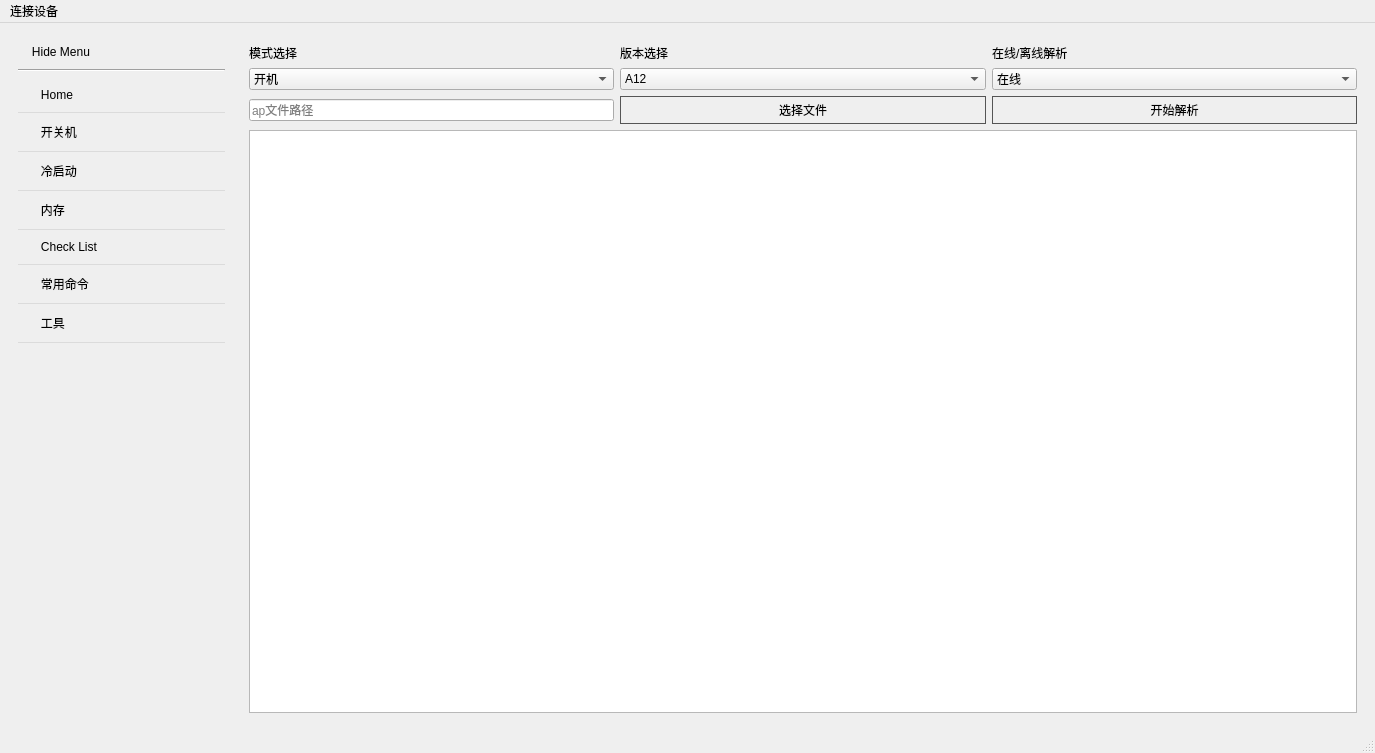
<?xml version="1.0" encoding="UTF-8"?>
<ui version="4.0">
 <class>MainWindow</class>
 <widget class="QMainWindow" name="MainWindow">
  <property name="geometry">
   <rect>
    <x>0</x>
    <y>0</y>
    <width>1375</width>
    <height>753</height>
   </rect>
  </property>
  <property name="windowTitle">
   <string>MainWindow</string>
  </property>
  <widget class="QWidget" name="centralwidget">
   <layout class="QHBoxLayout" name="horizontalLayout" stretch="1,5">
    <item>
     <widget class="QWidget" name="widget_left_menu" native="true">
      <property name="styleSheet">
       <string notr="true">QPushButton {
    padding: 4px;
	font: 10pt &quot;微软雅黑&quot;;
	border:none;
	background-color: rgba(255, 255, 224, 0%);
	text-align:left
}
 
QPushButton:hover {
    background: qlineargradient(x1: 0, y1: 0, x2: 0, y2: 1,
                                stop: 0 #FAFBFE, stop: 1 #DCDEF1);
}
 
QPushButton:pressed {
    background-color: #333;
    border-color: #555;
    color: #AAA;
}
 
QPushButton:disabled {
    color: #333333;
}</string>
      </property>
      <layout class="QVBoxLayout" name="verticalLayout_6">
       <item>
        <widget class="QPushButton" name="btn_left_menu">
         <property name="text">
          <string>   Hide Menu</string>
         </property>
         <property name="icon">
          <iconset resource="../res/image.qrc">
           <normaloff>:/menu_img/img/left_img.png</normaloff>
           <normalon>:/menu_img/img/menu_img.png</normalon>:/menu_img/img/left_img.png</iconset>
         </property>
        </widget>
       </item>
       <item>
        <widget class="Line" name="line">
         <property name="orientation">
          <enum>Qt::Horizontal</enum>
         </property>
        </widget>
       </item>
       <item>
        <widget class="QListWidget" name="listWidget">
         <property name="styleSheet">
          <string notr="true">QListView {
    outline:none;
    show-decoration-selected: 1;
	border:none;
	background-color: rgba(255, 255, 224, 0%);
}

#listWidget::item {
    color: #000000;
    border: transparent;
    border-bottom: 1px solid #dbdbdb;
    padding: 10px;
}


#listWidget::item:hover {
    background-color: #f5f5f5;
}

#listWidget::item:selected {
    border-left: 3px solid #777777;
}</string>
         </property>
         <item>
          <property name="text">
           <string>   Home</string>
          </property>
          <property name="icon">
           <iconset resource="../res/image.qrc">
            <normaloff>:/menu_img/img/home_img.png</normaloff>:/menu_img/img/home_img.png</iconset>
          </property>
         </item>
         <item>
          <property name="text">
           <string>   开关机</string>
          </property>
          <property name="icon">
           <iconset resource="../res/image.qrc">
            <normaloff>:/menu_img/img/boot_img.png</normaloff>:/menu_img/img/boot_img.png</iconset>
          </property>
         </item>
         <item>
          <property name="text">
           <string>   冷启动</string>
          </property>
          <property name="icon">
           <iconset resource="../res/image.qrc">
            <normaloff>:/menu_img/img/coldstart_img.png</normaloff>:/menu_img/img/coldstart_img.png</iconset>
          </property>
         </item>
         <item>
          <property name="text">
           <string>   内存</string>
          </property>
          <property name="icon">
           <iconset resource="../res/image.qrc">
            <normaloff>:/menu_img/img/mem_img.png</normaloff>:/menu_img/img/mem_img.png</iconset>
          </property>
         </item>
         <item>
          <property name="text">
           <string>   Check List</string>
          </property>
          <property name="icon">
           <iconset resource="../res/image.qrc">
            <normaloff>:/menu_img/img/checklist_img.png</normaloff>:/menu_img/img/checklist_img.png</iconset>
          </property>
         </item>
         <item>
          <property name="text">
           <string>   常用命令</string>
          </property>
          <property name="icon">
           <iconset resource="../res/image.qrc">
            <normaloff>:/menu_img/img/cmd_img.png</normaloff>:/menu_img/img/cmd_img.png</iconset>
          </property>
         </item>
         <item>
          <property name="text">
           <string>   工具</string>
          </property>
          <property name="icon">
           <iconset resource="../res/image.qrc">
            <normaloff>:/menu_img/img/tool_img.png</normaloff>:/menu_img/img/tool_img.png</iconset>
          </property>
         </item>
        </widget>
       </item>
      </layout>
     </widget>
    </item>
    <item>
     <widget class="QStackedWidget" name="stackedWidget">
      <property name="currentIndex">
       <number>1</number>
      </property>
      <widget class="QWidget" name="page_home"/>
      <widget class="QWidget" name="page_boot">
       <property name="styleSheet">
        <string notr="true">QPushButton {
    border: 1px solid #555;
    padding: 4px;
	font: 10pt &quot;微软雅黑&quot;;

}
 
QPushButton:hover {
    background-color: #999;
}
 
QPushButton:pressed {
    background-color: #333;
    border-color: #555;
    color: #AAA;
}
 
QPushButton:disabled {
    color: #333333;
}

QComboBox{
	font: 10pt &quot;微软雅黑&quot;;
}

QTextEdit{
	font: 10pt &quot;微软雅黑&quot;;
}
/*
QComboBox {
    background-color: #AAA;
    border: 1px solid #555;
    color: black;
}
*/
/*
QComboBox::drop-down {
    subcontrol-origin: padding;
    subcontrol-position: top right;
    border-left: 1px solid #333333;
}
*/


QLabel{
	font: 10pt &quot;微软雅黑&quot;;
}

#label_page1{
	border: 1px solid gray;
}
</string>
       </property>
       <layout class="QVBoxLayout" name="verticalLayout_5" stretch="1,7">
        <item>
         <layout class="QVBoxLayout" name="verticalLayout_4">
          <item>
           <layout class="QHBoxLayout" name="horizontalLayout_2" stretch="3,3,3">
            <property name="topMargin">
             <number>0</number>
            </property>
            <item>
             <layout class="QVBoxLayout" name="verticalLayout" stretch="0,0">
              <item>
               <widget class="QLabel" name="label_2">
                <property name="text">
                 <string>模式选择</string>
                </property>
                <property name="alignment">
                 <set>Qt::AlignBottom|Qt::AlignLeading|Qt::AlignLeft</set>
                </property>
               </widget>
              </item>
              <item>
               <widget class="QComboBox" name="comboBox_boot_mode_selection">
                <item>
                 <property name="text">
                  <string>开机</string>
                 </property>
                </item>
                <item>
                 <property name="text">
                  <string>关机</string>
                 </property>
                </item>
                <item>
                 <property name="text">
                  <string>重启</string>
                 </property>
                </item>
               </widget>
              </item>
             </layout>
            </item>
            <item>
             <layout class="QVBoxLayout" name="verticalLayout_2">
              <item>
               <widget class="QLabel" name="label_3">
                <property name="text">
                 <string>版本选择</string>
                </property>
                <property name="alignment">
                 <set>Qt::AlignBottom|Qt::AlignLeading|Qt::AlignLeft</set>
                </property>
               </widget>
              </item>
              <item>
               <widget class="QComboBox" name="comboBox_boot_android_version_selection">
                <item>
                 <property name="text">
                  <string>A12</string>
                 </property>
                </item>
                <item>
                 <property name="text">
                  <string>A13</string>
                 </property>
                </item>
                <item>
                 <property name="text">
                  <string>A14</string>
                 </property>
                </item>
               </widget>
              </item>
             </layout>
            </item>
            <item>
             <layout class="QVBoxLayout" name="verticalLayout_3">
              <item>
               <widget class="QLabel" name="label_4">
                <property name="text">
                 <string>在线/离线解析</string>
                </property>
                <property name="alignment">
                 <set>Qt::AlignBottom|Qt::AlignLeading|Qt::AlignLeft</set>
                </property>
               </widget>
              </item>
              <item>
               <widget class="QComboBox" name="comboBox_boot_online_offline_selection">
                <item>
                 <property name="text">
                  <string>在线</string>
                 </property>
                </item>
                <item>
                 <property name="text">
                  <string>离线</string>
                 </property>
                </item>
               </widget>
              </item>
             </layout>
            </item>
           </layout>
          </item>
          <item>
           <layout class="QHBoxLayout" name="horizontalLayout_3" stretch="3,3,3">
            <item>
             <widget class="QLineEdit" name="lineEdit_2">
              <property name="placeholderText">
               <string>ap文件路径</string>
              </property>
             </widget>
            </item>
            <item>
             <widget class="QPushButton" name="btn_boot_file_selection">
              <property name="text">
               <string>选择文件</string>
              </property>
             </widget>
            </item>
            <item>
             <widget class="QPushButton" name="btn_boot_parse">
              <property name="text">
               <string>开始解析</string>
              </property>
             </widget>
            </item>
           </layout>
          </item>
         </layout>
        </item>
        <item>
         <widget class="QTextEdit" name="textEdit_show_boot_result"/>
        </item>
       </layout>
      </widget>
      <widget class="QWidget" name="page_coldstart">
       <property name="styleSheet">
        <string notr="true">QCheckBox{
	font: 10pt &quot;微软雅黑&quot;;
}

QLineEdit{
	font: 10pt &quot;微软雅黑&quot;;
}

QPushButton{
	font: 10pt &quot;微软雅黑&quot;;
}

QLabel{
	font: 10pt &quot;微软雅黑&quot;;
}

#label_coldstart_output{
	border: 1px solid gray;
}</string>
       </property>
       <widget class="QPushButton" name="btn_coldstart_test">
        <property name="geometry">
         <rect>
          <x>230</x>
          <y>20</y>
          <width>171</width>
          <height>31</height>
         </rect>
        </property>
        <property name="text">
         <string>选择测试文件</string>
        </property>
        <property name="icon">
         <iconset resource="../res/image.qrc">
          <normaloff>:/menu_img/img/file_img.png</normaloff>:/menu_img/img/file_img.png</iconset>
        </property>
       </widget>
       <widget class="QPushButton" name="btn_coldstart_compared">
        <property name="geometry">
         <rect>
          <x>230</x>
          <y>70</y>
          <width>171</width>
          <height>31</height>
         </rect>
        </property>
        <property name="text">
         <string>选择对比文件</string>
        </property>
        <property name="icon">
         <iconset resource="../res/image.qrc">
          <normaloff>:/menu_img/img/file_img.png</normaloff>:/menu_img/img/file_img.png</iconset>
        </property>
       </widget>
       <widget class="QLineEdit" name="lineEdit_coldstart_test">
        <property name="geometry">
         <rect>
          <x>20</x>
          <y>20</y>
          <width>191</width>
          <height>31</height>
         </rect>
        </property>
        <property name="placeholderText">
         <string>测试文件路径</string>
        </property>
       </widget>
       <widget class="QLineEdit" name="lineEdit_coldstart_compared">
        <property name="geometry">
         <rect>
          <x>20</x>
          <y>70</y>
          <width>191</width>
          <height>31</height>
         </rect>
        </property>
        <property name="placeholderText">
         <string>对比文件路径</string>
        </property>
       </widget>
       <widget class="QPushButton" name="pushButton_coldstart_start">
        <property name="geometry">
         <rect>
          <x>480</x>
          <y>50</y>
          <width>93</width>
          <height>28</height>
         </rect>
        </property>
        <property name="text">
         <string>开始</string>
        </property>
       </widget>
       <widget class="QTableWidget" name="tableWidget_coldstart_output">
        <property name="geometry">
         <rect>
          <x>10</x>
          <y>160</y>
          <width>1101</width>
          <height>511</height>
         </rect>
        </property>
       </widget>
      </widget>
      <widget class="QWidget" name="page_memory">
       <widget class="QPushButton" name="pushButton_3">
        <property name="geometry">
         <rect>
          <x>260</x>
          <y>250</y>
          <width>93</width>
          <height>28</height>
         </rect>
        </property>
        <property name="text">
         <string>PushButton</string>
        </property>
       </widget>
      </widget>
      <widget class="QWidget" name="page_checklist">
       <property name="styleSheet">
        <string notr="true">QCheckBox{
	font: 10pt &quot;微软雅黑&quot;;
}

QGroupBox{
	font: 10pt &quot;微软雅黑&quot;;
}

QPushButton{
	font: 10pt &quot;微软雅黑&quot;;
}

QLabel{
	font: 10pt &quot;微软雅黑&quot;;
}

QLineEdit{
	font: 10pt &quot;微软雅黑&quot;;
}

#label_checklist_output{
	border: 1px solid gray;
}</string>
       </property>
       <widget class="QPushButton" name="btn_checklist_start">
        <property name="geometry">
         <rect>
          <x>80</x>
          <y>390</y>
          <width>201</width>
          <height>41</height>
         </rect>
        </property>
        <property name="text">
         <string>开始检查</string>
        </property>
       </widget>
       <widget class="QGroupBox" name="groupBox">
        <property name="geometry">
         <rect>
          <x>350</x>
          <y>50</y>
          <width>711</width>
          <height>591</height>
         </rect>
        </property>
        <property name="title">
         <string>OutPut</string>
        </property>
        <layout class="QVBoxLayout" name="verticalLayout_7">
         <item>
          <widget class="QLabel" name="label_checklist_output">
           <property name="text">
            <string/>
           </property>
          </widget>
         </item>
        </layout>
       </widget>
       <widget class="QGroupBox" name="groupBox_2">
        <property name="geometry">
         <rect>
          <x>40</x>
          <y>40</y>
          <width>231</width>
          <height>221</height>
         </rect>
        </property>
        <property name="title">
         <string>检查项</string>
        </property>
        <layout class="QVBoxLayout" name="verticalLayout_8">
         <item>
          <widget class="QCheckBox" name="checkBox_cpu">
           <property name="text">
            <string>CPU</string>
           </property>
          </widget>
         </item>
         <item>
          <widget class="QCheckBox" name="checkBox_gpu">
           <property name="text">
            <string>GPU</string>
           </property>
          </widget>
         </item>
         <item>
          <widget class="QCheckBox" name="checkBox_ddr">
           <property name="text">
            <string>DDR</string>
           </property>
          </widget>
         </item>
         <item>
          <widget class="QCheckBox" name="checkBox_mem">
           <property name="text">
            <string>Memory</string>
           </property>
          </widget>
         </item>
         <item>
          <widget class="QCheckBox" name="checkBox_others">
           <property name="text">
            <string>Others</string>
           </property>
          </widget>
         </item>
        </layout>
       </widget>
       <widget class="QLineEdit" name="lineEdit">
        <property name="geometry">
         <rect>
          <x>20</x>
          <y>330</y>
          <width>211</width>
          <height>31</height>
         </rect>
        </property>
        <property name="placeholderText">
         <string>文件选择</string>
        </property>
       </widget>
       <widget class="QPushButton" name="pushButton">
        <property name="geometry">
         <rect>
          <x>240</x>
          <y>330</y>
          <width>93</width>
          <height>28</height>
         </rect>
        </property>
        <property name="text">
         <string>文件选择</string>
        </property>
       </widget>
      </widget>
      <widget class="QWidget" name="page_command">
       <widget class="QPushButton" name="btn_cmd_start">
        <property name="geometry">
         <rect>
          <x>320</x>
          <y>40</y>
          <width>93</width>
          <height>28</height>
         </rect>
        </property>
        <property name="text">
         <string>开始搜索</string>
        </property>
       </widget>
       <widget class="QLineEdit" name="lineEdit_cmd_search">
        <property name="geometry">
         <rect>
          <x>60</x>
          <y>40</y>
          <width>231</width>
          <height>31</height>
         </rect>
        </property>
        <property name="placeholderText">
         <string>关键字</string>
        </property>
       </widget>
       <widget class="QTableWidget" name="tableWidget_cmd_output">
        <property name="geometry">
         <rect>
          <x>30</x>
          <y>100</y>
          <width>1041</width>
          <height>551</height>
         </rect>
        </property>
       </widget>
      </widget>
      <widget class="QWidget" name="page_tool"/>
     </widget>
    </item>
   </layout>
  </widget>
  <widget class="QMenuBar" name="menubar">
   <property name="geometry">
    <rect>
     <x>0</x>
     <y>0</y>
     <width>1375</width>
     <height>29</height>
    </rect>
   </property>
   <property name="styleSheet">
    <string notr="true">QMenuBar {
	font: 10pt &quot;微软雅黑&quot;;
}</string>
   </property>
   <widget class="QMenu" name="menu_connect_devices">
    <property name="title">
     <string>连接设备</string>
    </property>
   </widget>
   <addaction name="menu_connect_devices"/>
  </widget>
  <widget class="QStatusBar" name="statusbar"/>
 </widget>
 <resources>
  <include location="../res/image.qrc"/>
 </resources>
 <connections/>
</ui>
